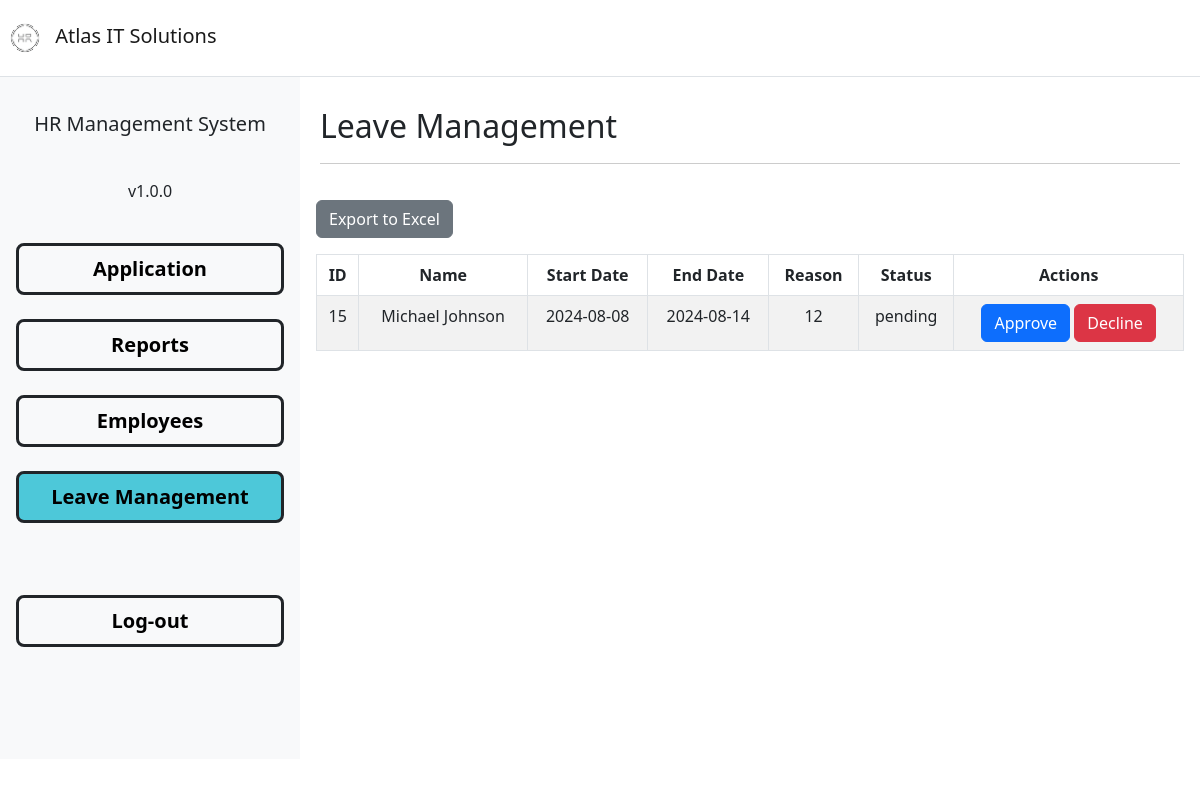
/hrms-inner/leaveman.php (signed in), run on the app's committed database.
### tables this page shows
CREATE TABLE `leaveapp` (
  `id` int(255) NOT NULL,
  `sdate` date NOT NULL,
  `edate` date NOT NULL,
  `reason` varchar(255) NOT NULL,
  `employee_name` varchar(255) NOT NULL,
  `status` varchar(255) NOT NULL
);

### hrms-inner/leaveman.php (the view, shortened to what this page needs)
<?php
require_once('../functions/db-conn.php');
if (isset($_SESSION['uid'])) {
    $sql = "SELECT * FROM leaveapp WHERE status='pending'";
    $result = mysqli_query($conn, $sql);
    ?>
    <!DOCTYPE html>
    <html lang="en">
    <head>
        <link href="../css/styles.css" rel="stylesheet" />
    </head>
    <body>
    <nav class="navbar navbar-expand-lg navbar-light border-bottom">
        <a class="navbar-brand" href="#">
            <img src="../images/atlas2.png" style="width:50px; height:50px;" alt="Atlas IT Solutions">
            Atlas IT Solutions
        </a>
    </nav>
    <div class="container-fluid">
        <div class="d-flex">
            <div class="text-center bg-light w-25 h-100 d-grid p-3 gap-4 col-md-auto" style="word-wrap:break-word; overflow:auto;">
                <p class="lead pt-3">HR Management System</p>
                <p>v1.0.0</p>
                <a class="btn btn-lg btn-light btn-block border border-3 border-dark fw-bolder" href="application.php" role="button">Application</a>
                <a class="btn btn-light btn-lg btn-block border border-3 border-dark fw-bolder" href="reports.php" role="button">Reports</a>
                <a class="btn btn-light btn-lg btn-block border border-3 border-dark fw-bolder" href="employees.php" role="button">Employees</a>
                <a class="btn btn-light btn-lg btn-block border border-3 border-dark fw-bolder" href="leaveman.php" role="button" style='background-color: #4DC8D9;'>Leave Management</a>
                <br>
                <a class="btn btn-light btn-lg btn-block border border-3 border-dark fw-bolder" href="main-page.html" role="button">Log-out</a>
                <br><br>
                <br>
            </div>
            <div class="container">
                <div class="content">
                    <div class="header">
                        <h2 class="">Leave Management</h2>
                    </div>
                </div>
                <div class="p-3 table-responsive">
                    <button class="btn btn-secondary mb-3" id="downloadexcel">Export to Excel</button>
                    <table id="table" class="table table-bordered table-striped">
                        <thead class="thead-dark">
                        <tr>
                            <th scope="col" class="text-center">ID</th>
                            <th scope="col" class="text-center">Name</th>
                            <th scope="col" class="text-center">Start Date</th>
                            <th scope="col" class="text-center">End Date</th>
                            <th scope="col" class="text-center">Reason</th>
                            <th scope="col" class="text-center">Status</th>
                            <th scope="col" class="text-center">Actions</th>
                        </tr>
                        </thead>
                        <tbody>
                        <?php
                        while ($row = mysqli_fetch_assoc($result)) {
                            ?>
                            <tr>
                                <td class="text-center"><?php echo $row['id']; ?></td>
                                <td class="text-center"><?php echo $row['employee_name']; ?></td>
                                <td class="text-center"><?php echo $row['sdate']; ?></td>
                                <td class="text-center"><?php echo $row['edate']; ?></td>
                                <td class="text-center"><?php echo $row['reason']; ?></td>
                                <td class="text-center"><?php echo $row['status']; ?></td>
                                <td class="text-center">
                                    <form action="leaveman.php" method="POST">
                                        <button type="submit" class='btn btn-primary' href="leaveman.php" name="approve">Approve</button>
                                        <button type="submit" class='btn btn-danger' href="leaveman.php" name="delete">Decline</button>
                                    </form>
                                </td>
                            </tr>
                            <?php
                        }
                        ?>
                        </tbody>
                    </table>
                </div>
            </div>
        </div>
    </body>
    </html>
    <?php
} else {
    header("Location: ../login/login.php");
    exit;
}
?>

### hrms-inner/leaveman.php (style rules this page uses)
.header { width: 100%; text-align: left; padding: 10px 0; background-color: #fff; border-bottom: 1px solid #ccc; }
.content { display: flex; flex-direction: column; align-items: center; padding: 20px; }

### data on the page
leaveapp: id "15", employee_name "Michael Johnson", sdate "2024-08-08", edate "2024-08-14", reason "12", status "pending"
